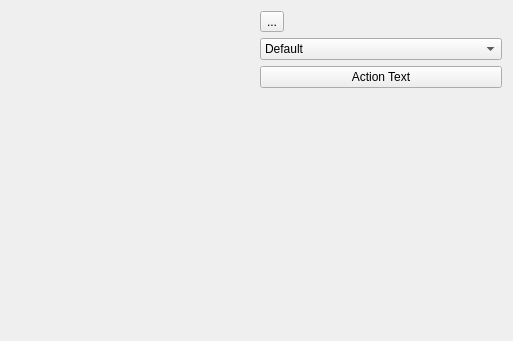
<?xml version="1.0" encoding="UTF-8"?>
<ui version="4.0">
 <class>MainWindow</class>
 <widget class="QWidget" name="MainWindow">
  <property name="geometry">
   <rect>
    <x>0</x>
    <y>0</y>
    <width>513</width>
    <height>341</height>
   </rect>
  </property>
  <property name="windowTitle">
   <string>ActionBox Example</string>
  </property>
  <property name="styleSheet">
   <string notr="true">
MainWindow {
	background-color: white;
}
</string>
  </property>
  <layout class="QHBoxLayout" name="horizontalLayout">
   <item>
    <widget class="QSint::ActionPanel" name="actionPanel">
     <layout class="QVBoxLayout" name="verticalLayout_2"/>
    </widget>
   </item>
   <item>
    <layout class="QVBoxLayout" name="verticalLayout">
     <item>
      <widget class="QToolButton" name="toolButton">
       <property name="text">
        <string>...</string>
       </property>
       <property name="toolButtonStyle">
        <enum>Qt::ToolButtonTextBesideIcon</enum>
       </property>
      </widget>
     </item>
     <item>
      <widget class="QComboBox" name="cbTheme">
       <item>
        <property name="text">
         <string>Default</string>
        </property>
       </item>
       <item>
        <property name="text">
         <string>XP Blue 1</string>
        </property>
       </item>
       <item>
        <property name="text">
         <string>XP Blue 2</string>
        </property>
       </item>
       <item>
        <property name="text">
         <string>Vista</string>
        </property>
       </item>
      </widget>
     </item>
     <item>
      <widget class="QSint::ActionLabel" name="actionLabel">
       <property name="sizePolicy">
        <sizepolicy hsizetype="Preferred" vsizetype="Fixed">
         <horstretch>0</horstretch>
         <verstretch>0</verstretch>
        </sizepolicy>
       </property>
       <property name="text">
        <string>Action Text</string>
       </property>
       <property name="icon">
        <iconset resource="../../examples/actionpanel/res.qrc">
         <normaloff>:/res/exportpdf.png</normaloff>:/res/exportpdf.png</iconset>
       </property>
      </widget>
     </item>
     <item>
      <widget class="QSint::ActionBox" name="actionBox">
       <property name="icon" stdset="0">
        <pixmap resource="../../examples/actionlabel/res.qrc">:/res/fileprint.png</pixmap>
       </property>
      </widget>
     </item>
    </layout>
   </item>
  </layout>
  <action name="action1">
   <property name="checkable">
    <bool>true</bool>
   </property>
   <property name="icon">
    <iconset resource="../../examples/actionpanel/res.qrc">
     <normaloff>:/res/editcopy.png</normaloff>:/res/editcopy.png</iconset>
   </property>
   <property name="text">
    <string>Action1 (Designer)</string>
   </property>
  </action>
  <action name="action2">
   <property name="icon">
    <iconset resource="../../examples/actionpanel/res.qrc">
     <normaloff>:/res/editcut.png</normaloff>:/res/editcut.png</iconset>
   </property>
   <property name="text">
    <string>Action2 (Designer)</string>
   </property>
  </action>
  <action name="actionRedo">
   <property name="icon">
    <iconset resource="../../examples/actionpanel/res.qrc">
     <normaloff>:/res/editredo.png</normaloff>:/res/editredo.png</iconset>
   </property>
   <property name="text">
    <string>ActionRedo</string>
   </property>
  </action>
  <action name="actionUndo">
   <property name="icon">
    <iconset resource="../../examples/actionpanel/res.qrc">
     <normaloff>:/res/editundo.png</normaloff>:/res/editundo.png</iconset>
   </property>
   <property name="text">
    <string>ActionUndo</string>
   </property>
  </action>
 </widget>
 <customwidgets>
  <customwidget>
   <class>QSint::ActionLabel</class>
   <extends>QPushButton</extends>
   <header>QSint</header>
  </customwidget>
  <customwidget>
   <class>QSint::ActionBox</class>
   <extends>QFrame</extends>
   <header>QSint</header>
   <container>1</container>
  </customwidget>
  <customwidget>
   <class>QSint::ActionPanel</class>
   <extends>QFrame</extends>
   <header>QSint</header>
   <container>1</container>
  </customwidget>
 </customwidgets>
 <resources>
  <include location="../../examples/actionlabel/res.qrc"/>
  <include location="../../examples/actionpanel/res.qrc"/>
 </resources>
 <connections/>
</ui>
